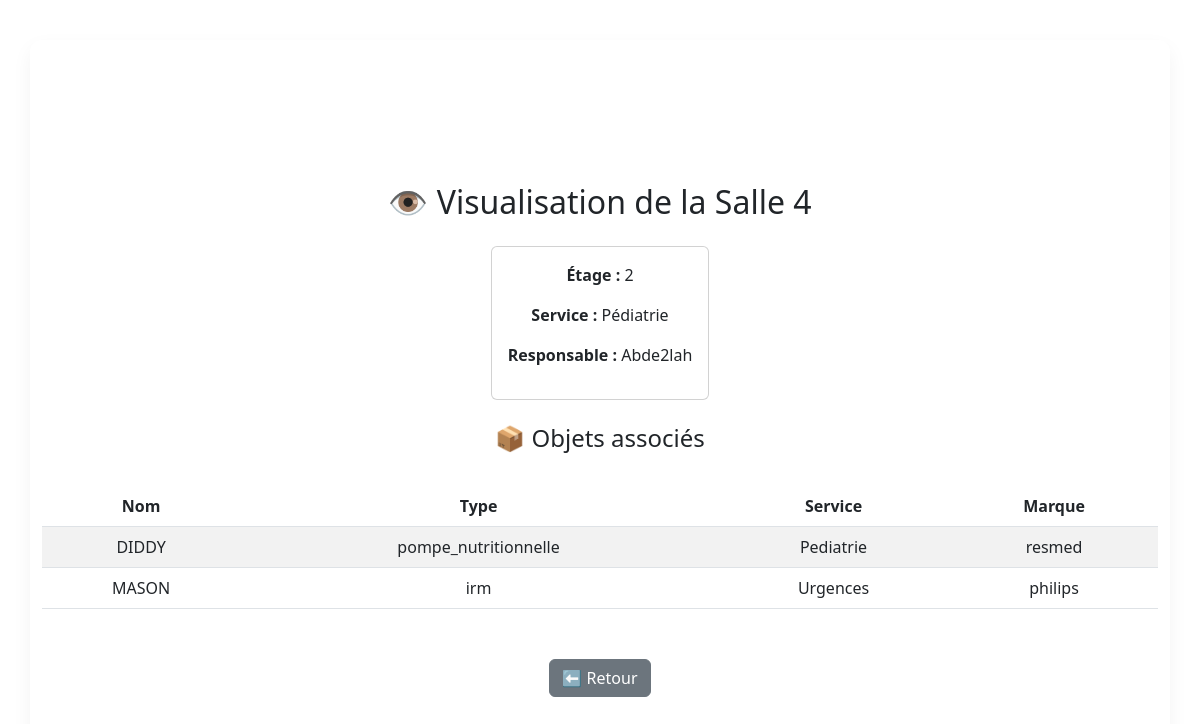
Page /visualiser_salle/4 (signed in) on the committed database.
### tables this page shows
CREATE TABLE Salle (
            NumeroSalle INT PRIMARY KEY,
            Etage INT, 
            Service VARCHAR(255),
            ObjetID INT,
            pseudonyme VARCHAR(50),
            FOREIGN KEY (ObjetID) REFERENCES Objet(ID),
            FOREIGN KEY (pseudonyme) REFERENCES Connexion(pseudonyme)
        );

CREATE TABLE Objet (
    ID INT PRIMARY KEY,
    TempActuelle REAL,
    tempcible REAL,
    mode VARCHAR(30),
    connectivite VARCHAR(30),
    batterie REAL,
    service VARCHAR(30),
    marque VARCHAR(50),
    nom VARCHAR(255),
    type VARCHAR(30),
    dernierReglage DATE,
    ConsommationL REAL,
    ConsommationW REAL
);

### app.py (the view)
@app.route('/visualiser_salle/<int:NumeroSalle>')
def visualiser_salle(NumeroSalle):
    if 'username' not in session:
        flash("Connexion requise.")
        return redirect(url_for('connexion'))
    conn = sql.connect("donnees.db")
    cur = conn.cursor()
    cur.execute("""
        SELECT NumeroSalle, Etage, Service, pseudonyme
        FROM Salle
        WHERE NumeroSalle = ?
    """, (NumeroSalle,))
    salle = cur.fetchone()
    if not salle:
        flash("Salle introuvable.")
        conn.close()
        return redirect(url_for('gestion_ressources'))
    cur.execute("""
        SELECT o.nom, o.type, o.service, o.marque
        FROM SalleObjet so
        JOIN Objet o ON so.ObjetID = o.ID
        WHERE so.SalleID = ?
    """, (NumeroSalle,))
    objets = cur.fetchall()
    conn.close()
    return render_template("visualiser_salle.html", salle=salle, objets=objets)

### app.py (called while the page is built)
@app.context_processor
def inject_user_type():
    def get_user_type_safe(pseudo):
        result = get_user_type(pseudo)
        return int(result[0]) if result else 0
    return dict(get_user_type=get_user_type_safe)

### templates/visualiser_salle.html (shortened to what this page needs)
<!DOCTYPE html>
<html lang="en">
<head>
    <link rel="stylesheet" href="{{ url_for('static', filename='dist/css/styles.css') }}">
</head>
<body>
    <!DOCTYPE html>
<html lang="fr">
<head>
    <link rel="stylesheet" href="https://cdn.jsdelivr.net/npm/bootstrap@5.3.0/dist/css/bootstrap.min.css">
</head>
<body class="container py-4">
    <h2 class="mb-4">👁️ Visualisation de la Salle {{ salle[0] }}</h2>
    <div class="card mb-4">
        <div class="card-body">
            <p><strong>Étage :</strong> {{ salle[1] }}</p>
            <p><strong>Service :</strong> {{ salle[2] }}</p>
            <p><strong>Responsable :</strong> {{ salle[3] }}</p>
        </div>
    </div>
    <h4>📦 Objets associés</h4>
    {% if objets %}
    <table class="table table-striped">
        <thead>
            <tr><th>Nom</th><th>Type</th><th>Service</th><th>Marque</th></tr>
        </thead>
        <tbody>
            {% for nom, type, service, marque in objets %}
            <tr>
                <td>{{ nom }}</td>
                <td>{{ type }}</td>
                <td>{{ service }}</td>
                <td>{{ marque }}</td>
            </tr>
            {% endfor %}
        </tbody>
    </table>
    {% else %}
        <p class="text-muted">Aucun objet associé.</p>
    {% endif %}
    <div class="mt-4">
        <a href="{{ url_for('gestion_ressources') }}" class="btn btn-secondary">⬅ Retour</a>
    </div>
</body>
</html>
</body>
</html>

### rows in the picture
Salle: NumeroSalle "4", Etage "2", Service "Pédiatrie", pseudonyme "Abde2lah"
Objet: nom "DIDDY", type "pompe_nutritionnelle", service "Pediatrie", marque "resmed"
Objet: nom "MASON", type "irm", service "Urgences", marque "philips"
